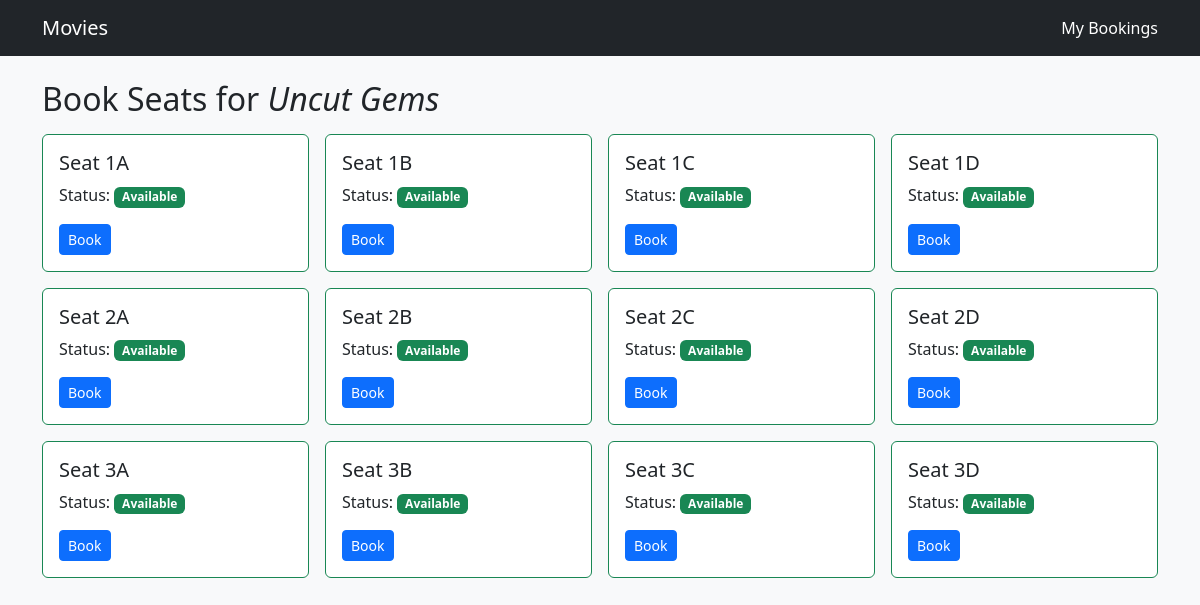
/movies/3/seats/, run on the app's committed database.
### bookings/models.py (models this page shows, shortened)
class Movie(models.Model):
    title = models.CharField(max_length=200)
    description = models.TextField(blank=True)
    release_date = models.DateField(null=True, blank=True)
    duration = models.PositiveIntegerField(help_text="Duration in minutes", null=True, blank=True)

class Seat(models.Model):
    class Status(models.TextChoices):
        AVAILABLE = "AVAILABLE", "Available"
        BOOKED = "BOOKED", "Booked"
    movie = models.ForeignKey(Movie, on_delete=models.CASCADE, related_name="seats")
    seat_number = models.CharField(max_length=10)
    status = models.CharField(max_length=9, choices=Status.choices, default=Status.AVAILABLE)

### bookings/views.py (the view, shortened to what this page needs)
# urls.py: path("movies/<int:movie_id>/seats/", views.seat_booking, name="seat_booking"),
def seat_booking(request, movie_id):
    movie = get_object_or_404(Movie, pk=movie_id)
    seats = movie.seats.all().order_by("seat_number")
    return render(request, "bookings/seat_booking.html", {"movie": movie, "seats": seats})

### bookings/templates/bookings/seat_booking.html (shortened to what this page needs)
{% extends "bookings/base.html" %}
{% block content %}
  <h2 class="mb-3">Book Seats for <em>{{ movie.title }}</em></h2>
  <div class="row row-cols-2 row-cols-sm-3 row-cols-md-4 g-3">
    {% for seat in seats %}
      <div class="col">
        <div class="card {% if seat.status == 'BOOKED' %}border-danger{% else %}border-success{% endif %}">
          <div class="card-body">
            <h5 class="card-title">Seat {{ seat.seat_number }}</h5>
            <p class="card-text">
              Status:
              {% if seat.status == 'BOOKED' %}
                <span class="badge text-bg-danger">Booked</span>
              {% else %}
                <span class="badge text-bg-success">Available</span>
              {% endif %}
            </p>
            {% if seat.status != 'BOOKED' %}
              <form method="post" action="{% url 'seat_booking' movie.id %}">
                <button class="btn btn-primary btn-sm" type="submit">Book</button>
              </form>
            {% else %}
              <button class="btn btn-secondary btn-sm" disabled>Unavailable</button>
            {% endif %}
          </div>
        </div>
      </div>
    {% empty %}
      <p>No seats configured for this movie.</p>
    {% endfor %}
  </div>
{% endblock %}

### data on the page
Movie: title "Uncut Gems"
Seat: seat_number "1A", status "Available"
Seat: seat_number "1B", status "Available"
Seat: seat_number "1C", status "Available"
Seat: seat_number "1D", status "Available"
Seat: seat_number "2A", status "Available"
Seat: seat_number "2B", status "Available"
Seat: seat_number "2C", status "Available"
Seat: seat_number "2D", status "Available"
Seat: seat_number "3A", status "Available"
Seat: seat_number "3B", status "Available"
Seat: seat_number "3C", status "Available"
Seat: seat_number "3D", status "Available"
